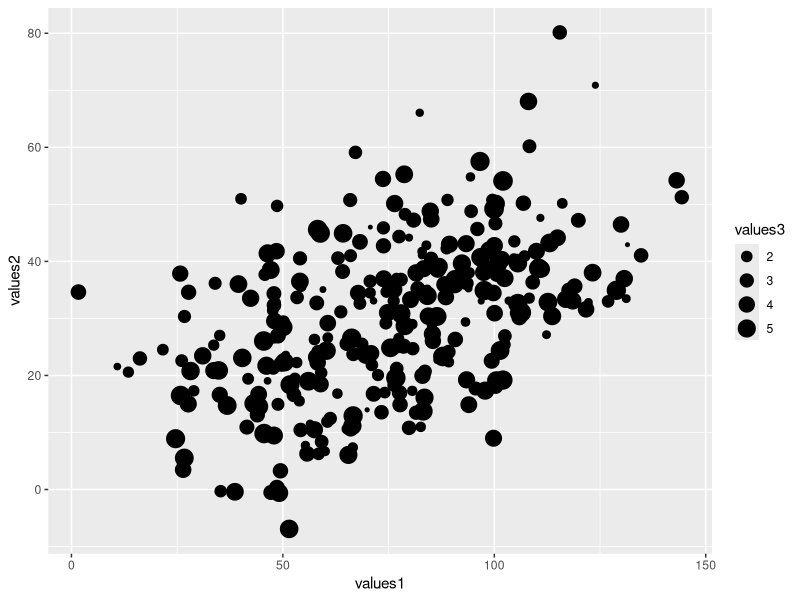
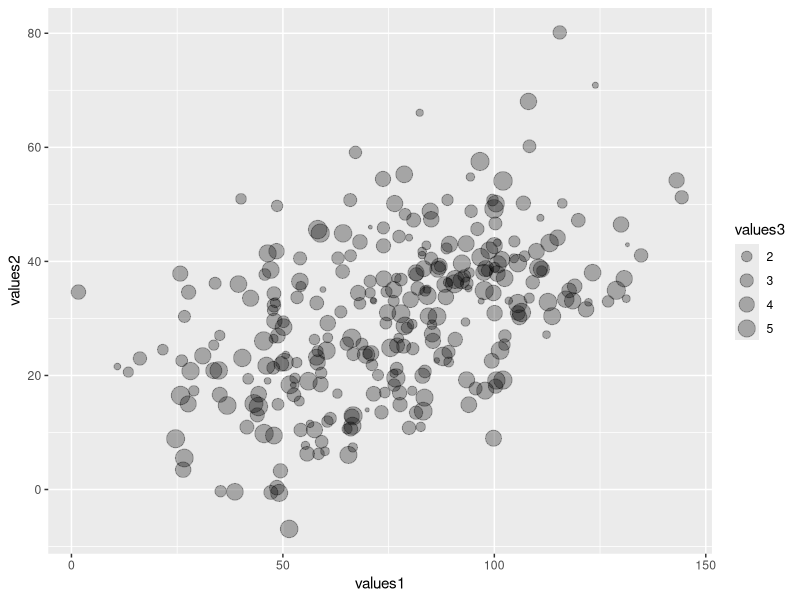
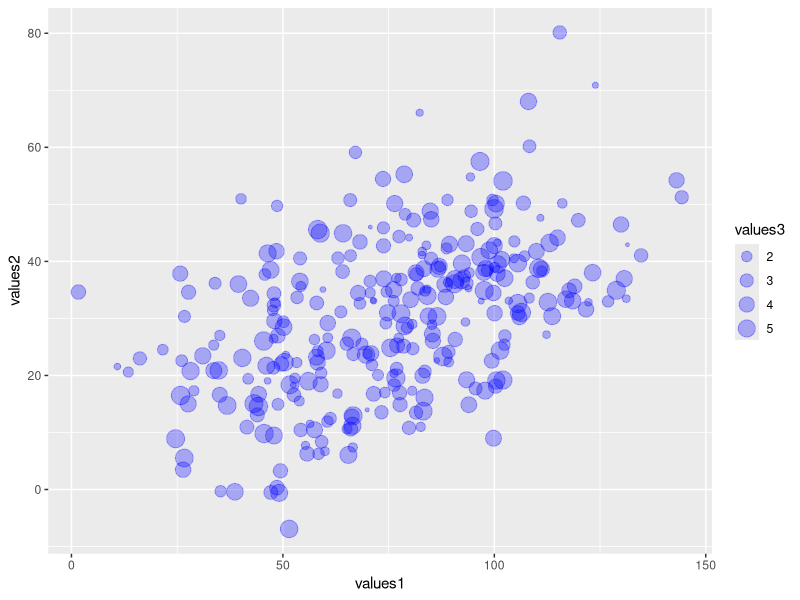
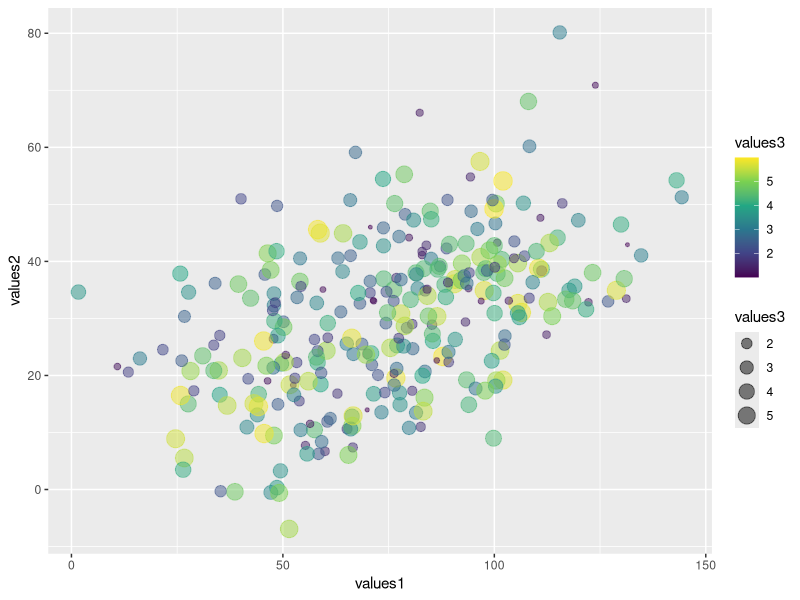

Reproduce these figures in R, in order.
## ---- chunk 1
knitr::opts_chunk$set(echo = TRUE, fig.align='center')

# title: Creating a bubble plot
# author: jonathan
# revised: 20/2/2020 

WEB <- c("https://bioceed.uib.no/dropfolder/bioSTATS/Rmd/Basic/Visualizing/Simple/bubble-plot.html")
GIT <- c("https://github.com/jonathansoule/biostats/blob/master/Basic/Visualizing/Simple/bubble-plot.Rmd")
library(ggplot2)
## ---- chunk 2
# variable 1
values1 <- c(rnorm(100, mean=50, sd=15), rnorm(100, mean=75, sd=15), rnorm(100, mean=100, sd=15))
# variable 2
values2 <- c(rnorm(100, mean=20, sd=10), rnorm(100, mean=30, sd=10),rnorm(100, mean=40, sd=10))
# variable 3
values3 <- runif(300, min = 1, max = 6)
# dataframe
df <- data.frame(values1, values2, values3)
## ---- chunk 3
ggplot(df, aes(values1, values2)) +
  geom_point(aes(size = values3))
## ---- chunk 4
ggplot(df, aes(values1, values2)) +
  geom_point(aes(size = values3), alpha = .3)  
## ---- chunk 5
ggplot(df, aes(values1, values2)) +
  geom_point(aes(size = values3), color = "blue", alpha = .3)  
## ---- chunk 6
ggplot(df, aes(values1, values2)) +
  geom_point(aes(size = values3, color = values3), alpha = .5) +
  scale_color_viridis_c()
